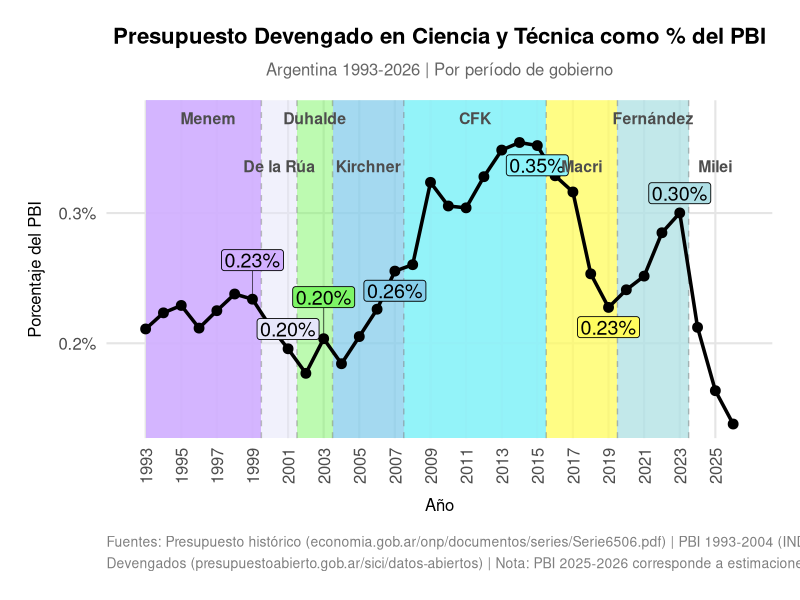
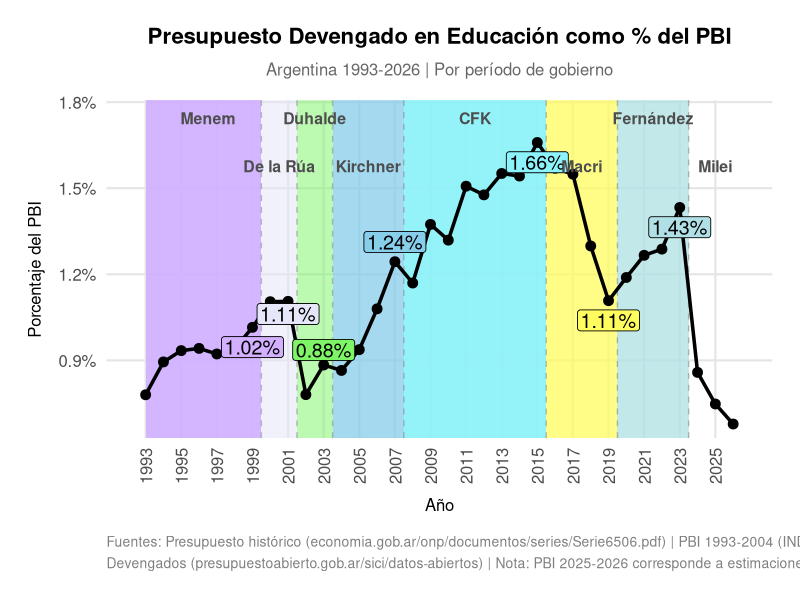
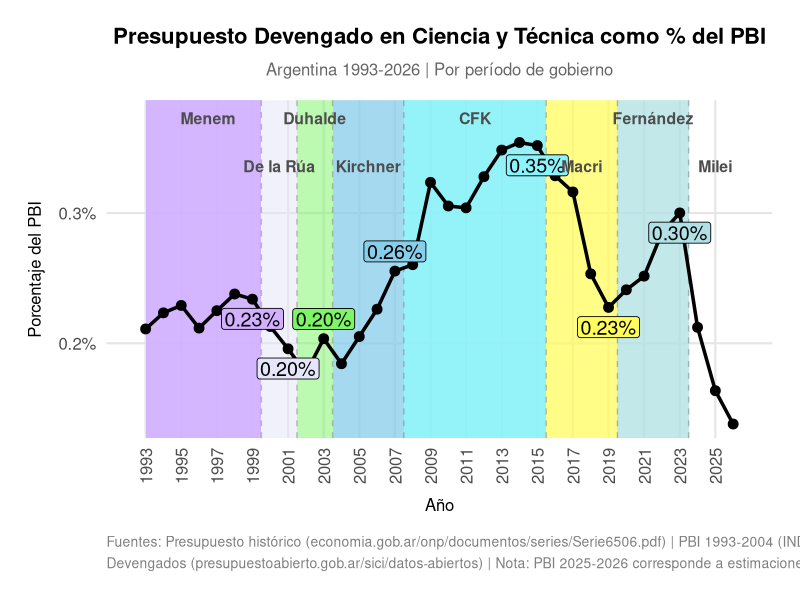
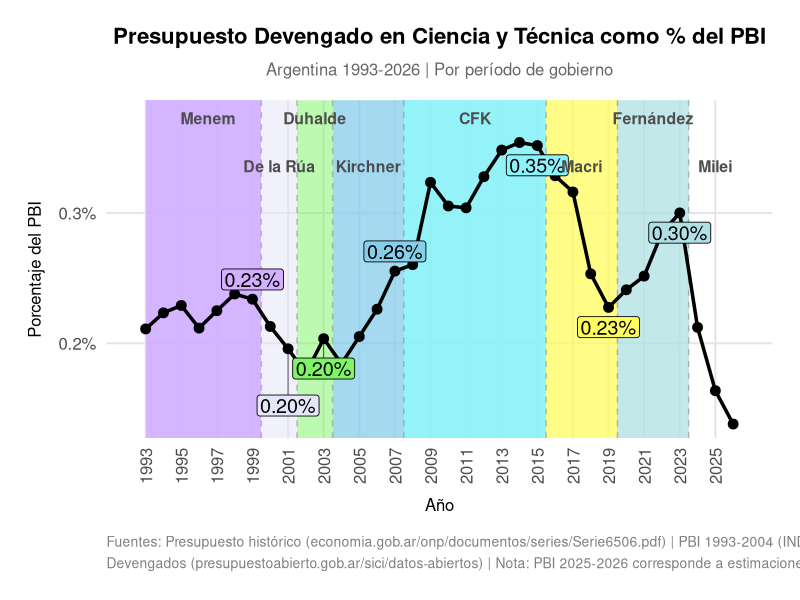
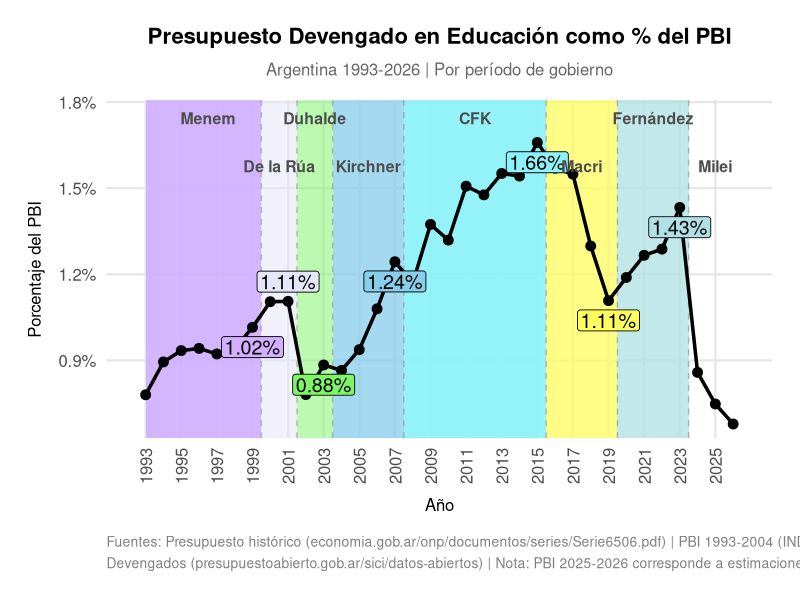
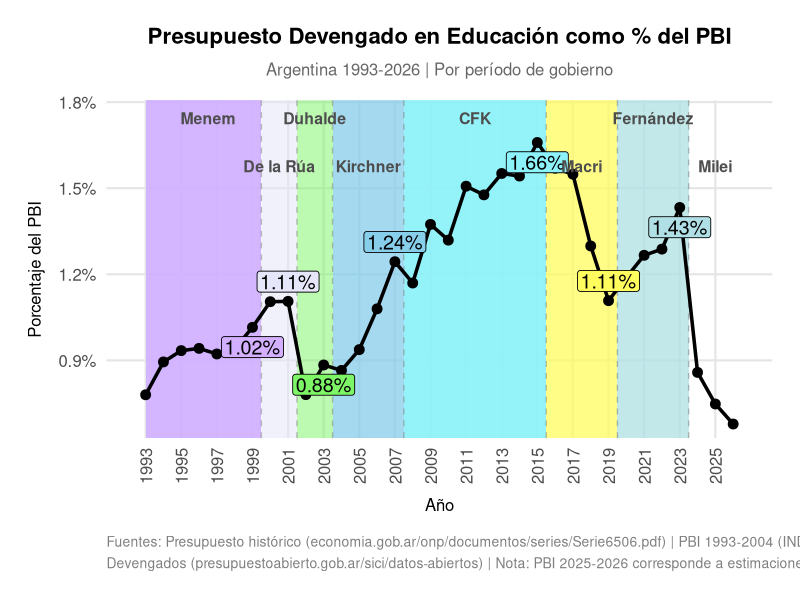

Source code (R) for these figures, in order: (Note: this script raises an error after producing the figures.)
# =============================================================================
# Análisis del Presupuesto Devengado en Ciencia y Educación como % del PBI
# Argentina 1993-2026
# =============================================================================

# Cargar librerías necesarias
library(ggplot2)
library(dplyr)
library(tidyr)
library(scales)
library(ggrepel)

# -----------------------------------------------------------------------------
# 1. Leer y procesar datos
# -----------------------------------------------------------------------------

presupuesto <- read.csv("presupuesto.csv", stringsAsFactors = FALSE)

# Calcular Presupuesto Devengado como % del PBI
presupuesto <- presupuesto %>%
  mutate(
    Ciencia_pct_PBI = (Devengado.Ciencia / PBI) * 100,
    Educacion_pct_PBI = (Devengado.Educación / PBI) * 100
  )

# -----------------------------------------------------------------------------
# 2. Definir períodos de gobierno
# -----------------------------------------------------------------------------

definir_gobierno <- function(año) {
  case_when(
    año >= 1989 & año <= 1999 ~ "Menem\n(1989-1999)",
    año >= 2000 & año <= 2001 ~ "De la Rúa\n(2000-2001)",
    año == 2002 ~ "Duhalde\n(2002-2003)",
    año == 2003 ~ "Duhalde\n(2002-2003)",
    año >= 2004 & año <= 2007 ~ "Kirchner\n(2003-2007)",
    año >= 2008 & año <= 2015 ~ "Fernández de Kirchner\n(2008-2015)",
    año >= 2016 & año <= 2019 ~ "Macri\n(2016-2019)",
    año >= 2020 & año <= 2023 ~ "Fernández\n(2020-2023)",
    año >= 2024 & año <= 2027 ~ "Milei\n(2024-2027)",
    TRUE ~ "Otro"
  )
}

presupuesto <- presupuesto %>%
  mutate(Gobierno = definir_gobierno(Año))

# Ordenar los gobiernos cronológicamente
presupuesto$Gobierno <- factor(presupuesto$Gobierno, levels = c(
  "Menem\n(1989-1999)",
  "De la Rúa\n(2000-2001)",
  "Duhalde\n(2002-2003)",
  "Kirchner\n(2003-2007)",
  "Fernández de Kirchner\n(2008-2015)",
  "Macri\n(2016-2019)",
  "Fernández\n(2020-2023)",
  "Milei\n(2024-2027)"
))

# -----------------------------------------------------------------------------
# 3. Preparar datos para el gráfico
# -----------------------------------------------------------------------------

# Transformar a formato largo para ggplot
datos_largo <- presupuesto %>%
  select(Año, Gobierno, Ciencia_pct_PBI, Educacion_pct_PBI) %>%
  pivot_longer(
    cols = c(Ciencia_pct_PBI, Educacion_pct_PBI),
    names_to = "Categoria",
    values_to = "Porcentaje_PBI"
  ) %>%
  mutate(
    Categoria = recode(Categoria,
      "Ciencia_pct_PBI" = "Ciencia y Técnica",
      "Educacion_pct_PBI" = "Educación"
    )
  )

# -----------------------------------------------------------------------------
# 4. Definir colores para cada gobierno
# -----------------------------------------------------------------------------

colores_gobierno <- c(
  "Menem\n(1989-1999)" = "#d2b0ff",
  "De la Rúa\n(2000-2001)" = "#E6E6FA",
  "Duhalde\n(2002-2003)" = "#7df566",
  "Kirchner\n(2003-2007)" = "#87CEEB",
  "Fernández de Kirchner\n(2008-2015)" = "#8df3fa",
  "Macri\n(2016-2019)" = "#fffc5e",
  "Fernández\n(2020-2023)" = "#B0E0E6",
  "Milei\n(2024-2027)" = "#DDA0DD"
)

# -----------------------------------------------------------------------------
# 5. Crear rectángulos de fondo para cada gobierno
# -----------------------------------------------------------------------------

# Obtener los límites de años para cada gobierno
gobiernos_rect <- presupuesto %>%
  group_by(Gobierno) %>%
  summarise(
    xmin = ifelse(Gobierno=="Menem\n(1989-1999)", min(Año), min(Año)-.5),
    xmax = max(Año)+.5,
    .groups = "drop"
  ) %>%
  filter(!is.na(Gobierno))

# -----------------------------------------------------------------------------
# 6. Crear el gráfico
# -----------------------------------------------------------------------------

# Definir tema profesional
tema_profesional <- theme_minimal(base_size = 16) +
  theme(
    plot.title = element_text(face = "bold", size = 16, hjust = 0.5, margin = margin(b = 10)),
    plot.subtitle = element_text(size = 12, hjust = 0.5, color = "gray40", margin = margin(b = 15)),
    plot.caption = element_text(size = 10, color = "gray50", hjust = 0, margin = margin(t = 15), lineheight = 1.3),
    axis.title.x = element_text(size = 12, margin = margin(t = 10)),
    axis.title.y = element_text(size = 12, margin = margin(r = 10)),
    axis.text = element_text(size = 12),
    axis.text.x = element_text(angle = 90, vjust = 0.5, hjust = 1),
    legend.position = "bottom",
    legend.title = element_blank(),
    legend.text = element_text(size = 12),
    panel.grid.major = element_line(color = "gray90"),
    panel.grid.minor = element_blank(),
    plot.background = element_rect(fill = "white", color = NA),
    panel.background = element_rect(fill = "white", color = NA),
    plot.margin = margin(20, 20, 20, 20)
  )

# Definir la nota al pie con fuentes
caption_text <- paste0(
  "Fuentes: Presupuesto histórico (economia.gob.ar/onp/documentos/series/Serie6506.pdf) | ",
  "PBI 1993-2004 (INDEC, cuadro8_1.xls) | PBI 2004-2025 (INDEC, sh_oferta_demanda_12_25.xls)\n",
  "Devengados (presupuestoabierto.gob.ar/sici/datos-abiertos) | ",
  "Nota: PBI 2025-2026 corresponde a estimaciones del Presupuesto Nacional 2026"
)

# -----------------------------------------------------------------------------
# 6. Función para crear gráficos
# -----------------------------------------------------------------------------

crear_grafico_pbi <- function(data, variable, titulo, filename_base) {
  # Preparar datos
  datos_plot <- data %>%
    select(Año, Gobierno, valor = all_of(variable))
  
  # Filtrar solo el último año de cada gobierno para las etiquetas
  datos_labels <- datos_plot %>%
    group_by(Gobierno) %>%
    filter(Año == max(Año)) %>%
    ungroup()
  
  # Crear el gráfico

  p <- ggplot() +
    # Agregar rectángulos de fondo para cada gobierno
    geom_rect(
      data = gobiernos_rect,
      aes(xmin = xmin, xmax = xmax, ymin = -Inf, ymax = Inf, fill = Gobierno),
      alpha = 0.3
    ) +
    scale_fill_manual(values = colores_gobierno, guide = "none") +
    # Agregar líneas verticales entre gobiernos
    geom_vline(
      xintercept = c(1999.5, 2001.5, 2003.5, 2007.5, 2015.5, 2019.5, 2023.5),
      linetype = "dashed",
      color = "gray50",
      alpha = 0.5
    ) +
    # Agregar línea de la serie temporal
    geom_line(
      data = datos_plot,
      aes(x = Año, y = valor),
      color = "black",
      linewidth = 1.2
    ) +
    # Agregar puntos
    geom_point(
      data = datos_plot,
      aes(x = Año, y = valor),
      color = "black",
      size = 3
    ) +
    # Agregar etiquetas con color de gobierno como fondo
    geom_label_repel(
      data = datos_labels,
      aes(x = Año, y = valor, label = sprintf("%.2f%%", valor), fill = Gobierno),
      size = 5,
      color = "black",
      label.size = 0.3,
      label.padding = unit(0.15, "lines"),
      max.overlaps = 25,
      segment.size = 0.3,
      segment.color = "black",
      segment.alpha = 0.7,
      box.padding = 0.4,
      point.padding = 0.3,
      force_pull = 0,
      direction = "y",
      show.legend = FALSE
    ) +
    # Escalas de los ejes
    scale_x_continuous(
      breaks = seq(1993, 2026, by = 2),
      limits = c(1992.5, 2026.5)
    ) +
    scale_y_continuous(
      labels = function(x) paste0(x, "%"),
      expand = expansion(mult = c(0.05, 0.15))
    ) +
    # Títulos y etiquetas
    labs(
      title = titulo,
      subtitle = "Argentina 1993-2026 | Por período de gobierno",
      x = "Año",
      y = "Porcentaje del PBI",
      caption = caption_text
    ) +
    # Aplicar tema
    tema_profesional +
    # Agregar etiquetas de gobierno en la parte superior (alternando posiciones y)
    annotate(
      "text",
      x = c(1996.5, 2002.5, 2011.5, 2021.5),
      y = Inf,
      label = c("Menem", "Duhalde", "CFK", "Fernández"),
      vjust = 2,
      hjust = 0.5,
      size = 4,
      fontface = "bold",
      color = "gray30"
    ) +
    annotate(
      "text",
      x = c(2000.5, 2005.5, 2017.5, 2025),
      y = Inf,
      label = c("De la Rúa", "Kirchner", "Macri", "Milei"),
      vjust = 6,
      hjust = 0.5,
      size = 4,
      fontface = "bold",
      color = "gray30"
    )
  
  # Guardar en PNG
  ggsave(
    paste0(filename_base, ".png"),
    plot = p,
    width = 12,
    height = 12,
    dpi = 300,
    bg = "white"
  )
  
  # Guardar en PDF
  ggsave(
    paste0(filename_base, ".pdf"),
    plot = p,
    width = 12,
    height = 12,
    bg = "white"
  )
  
  return(p)
}

# -----------------------------------------------------------------------------
# 7. Crear y guardar los gráficos
# -----------------------------------------------------------------------------

p_ciencia <- crear_grafico_pbi(
  data = presupuesto,
  variable = "Ciencia_pct_PBI",
  titulo = "Presupuesto Devengado en Ciencia y Técnica como % del PBI",
  filename_base = "presupuesto_ciencia_pbi"
)

p_educacion <- crear_grafico_pbi(
  data = presupuesto,
  variable = "Educacion_pct_PBI",
  titulo = "Presupuesto Devengado en Educación como % del PBI",
  filename_base = "presupuesto_educacion_pbi"
)

# Mostrar los gráficos
print(p_ciencia)
print(p_educacion)

# -----------------------------------------------------------------------------
# 8. Imprimir resumen de datos
# -----------------------------------------------------------------------------

cat("\n=== Resumen: Presupuesto Devengado como % del PBI ===\n\n")

resumen <- presupuesto %>%
  select(Año, Gobierno, Ciencia_pct_PBI, Educacion_pct_PBI) %>%
  mutate(
    Ciencia_pct_PBI = round(Ciencia_pct_PBI, 4),
    Educacion_pct_PBI = round(Educacion_pct_PBI, 4)
  )

print(resumen, n = nrow(resumen))

cat("\n=== Promedio por Gobierno ===\n\n")

promedio_gobierno <- presupuesto %>%
  group_by(Gobierno) %>%
  summarise(
    Años = paste(min(Año), "-", max(Año)),
    Promedio_Ciencia = round(mean(Ciencia_pct_PBI), 4),
    Promedio_Educacion = round(mean(Educacion_pct_PBI), 4),
    .groups = "drop"
  )

print(promedio_gobierno)
